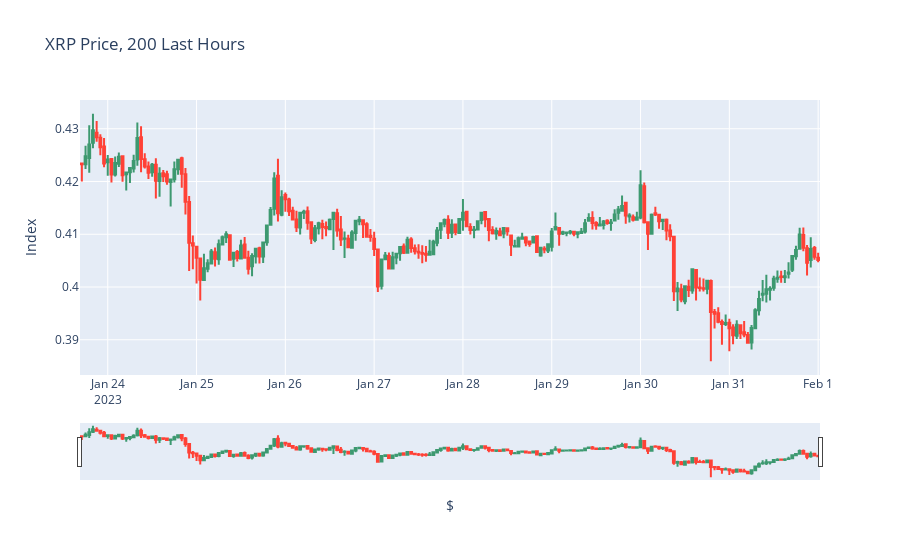

Notebook code cell kept with this figure:
### Markdown cell above
## I've read in an article that is better to use a longer DF for LGBM so i will try to make prediction on xrp/usd

### Code cell
df = pd.read_csv("xrp_usd.csv")
# df['unix'] = pd.to_datetime(df['unix'],unit = 's')
# df = df.drop("unix", axis = 1)
# df = df.set_index('date')
df['unix'] = pd.to_datetime(df['unix'],unit = 's')
df = df.set_index('unix')
df = df.sort_index()
xrp_mini= df.iloc[-200:]
fig = go.Figure(data=[go.Candlestick(x=xrp_mini.index, open=xrp_mini['open'], high=xrp_mini['high'], low=xrp_mini['low'], close=xrp_mini['close'])])
fig.update_xaxes(title_text="$")
fig.update_yaxes(title_text="Index")
fig.update_layout(title="XRP Price, 200 Last Hours")
fig.show()

### Figure 1 — Plotly figure (JSON) as saved in the notebook; plotly's stock layout.template omitted (floating-point values rounded to 4 significant figures; data arrays with more than 128 entries replaced by an {"elided": "..."} marker saying what was removed)
{"data": [{"close": {"elided": "200 float values"}, "high": {"elided": "200 float values"}, "low": {"elided": "200 float values"}, "open": {"elided": "200 float values"}, "type": "candlestick", "x": {"elided": "200 str values"}}], "layout": {"title": {"text": "XRP Price, 200 Last Hours"}, "xaxis": {"title": {"text": "$"}}, "yaxis": {"title": {"text": "Index"}}}}
